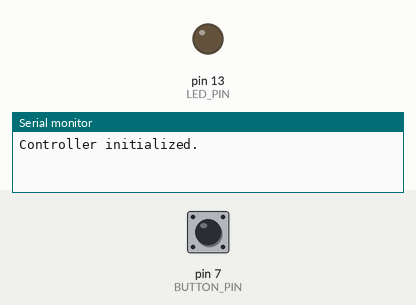
A program run on a simulated Arduino Uno, built with avr-gcc and run on an emulated ATmega328P. Parts: output pins drawn as LEDs (lit = HIGH), the last lines printed to the serial monitor. The inputs (shaded band) are chosen by the test bench; at power-on: pin 7 (BUTTON_PIN) HIGH.

Above: at 1.2 s.
1.3 s: pin 7 (BUTTON_PIN) pulled LOW for 0.15 s
At 1.37 s:
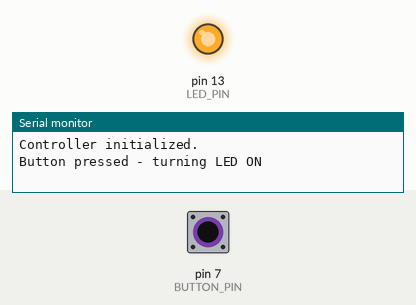
2.9 s: pin 7 (BUTTON_PIN) pulled LOW for 3.2 s
At 6.7 s:
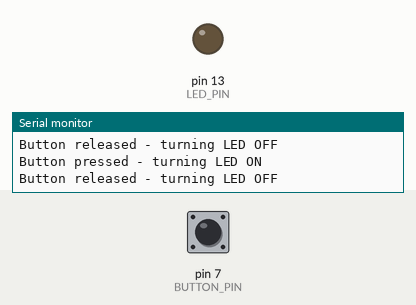
Timing chart, 0 to 8.2 s (numbered marks = the images above; inputs shaded):
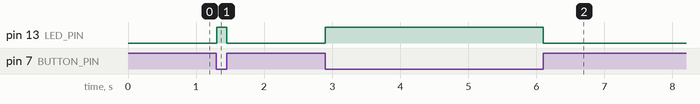

Measured:
- after the input at 1.3 s, pin 13 (LED_PIN): LOW → HIGH at once, → LOW 0.15 s later
- after the input at 2.9 s, pin 13 (LED_PIN): LOW → HIGH at once, → LOW 3.2 s later

The program:

main.cpp
```cpp
#include <Arduino.h>
#include "Button.hpp"
#include "Led.hpp"
#include "Controller.hpp"

constexpr uint8_t BUTTON_PIN = 7;
constexpr uint8_t LED_PIN = 13;

Button button(BUTTON_PIN);
Led led(LED_PIN);
Controller controller(button, led);

void setup()
{
    Serial.begin(9600);
    while (!Serial);
    controller.begin();
}

void loop()
{
    controller.update();
    delay(50);
}
```

Button.hpp
```cpp
#ifndef BUTTON_HPP
#define BUTTON_HPP

#include <Arduino.h>

class Button
{
public:
    Button(uint8_t pin);
    void begin();
    bool isPressed();

private:
    uint8_t buttonPin;
};

#endif
```

Controller.hpp
```cpp
#ifndef CONTROLLER_HPP
#define CONTROLLER_HPP

#include "Button.hpp"
#include "Led.hpp"

class Controller
{
public:
    Controller(Button &button, Led &led);
    void begin();
    void update();

private:
    enum State
    {
        OFF,
        ON
    };
    State state;

    Button &button;
    Led &led;
};

#endif
```

Led.hpp
```cpp
#ifndef LED_HPP
#define LED_HPP

#include <Arduino.h>

class Led
{
public:
    Led(uint8_t pin);
    void begin();
    void turnOn();
    void turnOff();

private:
    uint8_t ledPin;
};

#endif
```

Button.cpp
```cpp
#include "Button.hpp"

Button::Button(uint8_t pin) : buttonPin(pin) {}

void Button::begin()
{
    pinMode(buttonPin, INPUT_PULLUP);
}

bool Button::isPressed()
{
    return digitalRead(buttonPin) == LOW;
}
```

Controller.cpp
```cpp
#include "Controller.hpp"

Controller::Controller(Button &b, Led &l)
    : button(b), led(l), state(OFF) {}

void Controller::begin()
{
    button.begin();
    led.begin();
    Serial.println("Controller initialized.");
}

void Controller::update()
{
    switch (state)
    {
    case OFF:
        if (button.isPressed())
        {
            Serial.println("Button pressed - turning LED ON");
            led.turnOn();
            state = ON;
        }
        break;
    case ON:
        if (!button.isPressed())
        {
            Serial.println("Button released - turning LED OFF");
            led.turnOff();
            state = OFF;
        }
        break;
    }
}
```

Led.cpp
```cpp
#include "Led.hpp"

Led::Led(uint8_t pin) : ledPin(pin) {}

void Led::begin()
{
    pinMode(ledPin, OUTPUT);
    digitalWrite(ledPin, LOW);
}

void Led::turnOn()
{
    digitalWrite(ledPin, HIGH);
}

void Led::turnOff()
{
    digitalWrite(ledPin, LOW);
}
```
